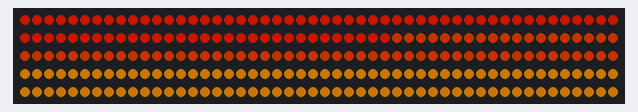
Recording of a sketch running on a simulated Arduino Uno, built with avr-gcc and run on an emulated ATmega328P. On the bench: 250 RGB LEDs in strip order, left to right, continuing on the next row. Dim RGB values are drawn brighter than linear.

Above: at 0.1 s.

The sketch:

gfire_leds.ino
```cpp
#include <Adafruit_NeoPixel.h>

// Which pin on the Arduino is connected to the NeoPixels?
// On a Trinket or Gemma we suggest changing this to 1:
#define LED_PIN 6

// How many NeoPixels are attached to the Arduino?
#define LED_COUNT 250

// Declare our NeoPixel strip object:
Adafruit_NeoPixel strip(LED_COUNT, LED_PIN, NEO_GRB + NEO_KHZ800);
// Argument 1 = Number of pixels in NeoPixel strip
// Argument 2 = Arduino pin number (most are valid)
// Argument 3 = Pixel type flags, add together as needed:
// NEO_KHZ800 800 KHz bitstream (most NeoPixel products w/WS2812 LEDs)
// NEO_KHZ400 400 KHz (classic 'v1' (not v2) FLORA pixels, WS2811 drivers)
// NEO_GRB Pixels are wired for GRB bitstream (most NeoPixel products)
// NEO_RGB Pixels are wired for RGB bitstream (v1 FLORA pixels, not v2)
// NEO_RGBW Pixels are wired for RGBW bitstream (NeoPixel RGBW products)

byte i; //Global counter variable


void setup() {
strip.begin();
strip.show(); // Initialize all pixels to 'off'
}

void loop() {
for (i = 0; i <= 40; i++) strip.setPixelColor(i, 255, 30, 0);
for (i = 41; i <= 80; i++) strip.setPixelColor(i, 255, 30, 1);
for (i = 81; i <= 149; i++) strip.setPixelColor(i, 230, 60, 2);
for (i = 150; i <= 250; i++) strip.setPixelColor(i, 255, 150, 5);

strip.show();
strip.setBrightness(100);

}
```
